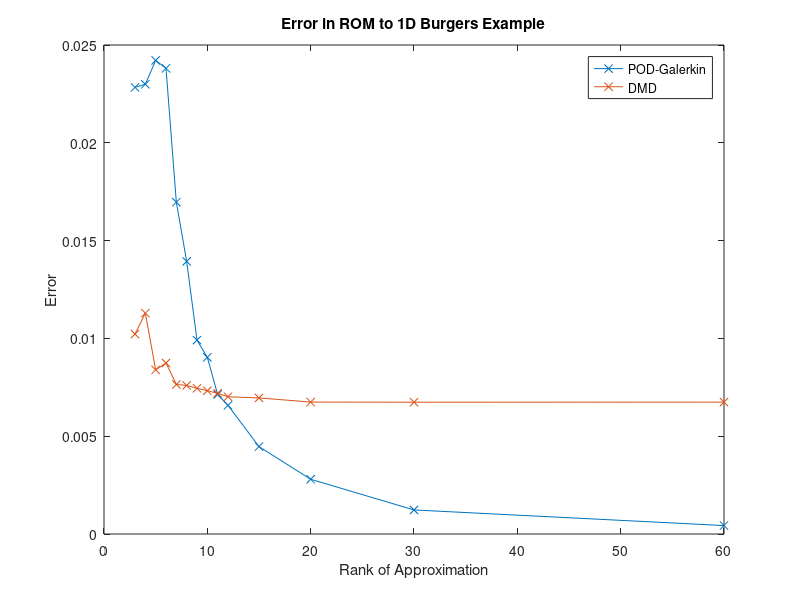

Here is the MATLAB script that generated this plot:
close all

R = [ 3 4 5 6 7 8 9 10 11 12 15 20 30 60];
POD = [ 0.0228345 0.0229944 0.024211 ...
    0.0238078 0.016963 0.0139366 ...
    0.00991301 0.00903081 0.00712943 ...
    0.0065789 0.00446717 0.00279909 ...
    0.00122992 0.000432142];
DMD = [ 0.010221 0.0112959 0.00838856 ...
    0.00874315 0.00764498 0.00759585 ...
    0.00745024 0.0073248 0.00719168 ...
    0.00701742 0.00695638 0.00674615 ...
    0.00673778 0.00674251];

plot(R,POD,'-x',R,DMD,'-x')
title('Error in ROM to 1D Burgers Example')
xlabel('Rank of Approximation')
ylabel('Error')
legend('POD-Galerkin','DMD')
 